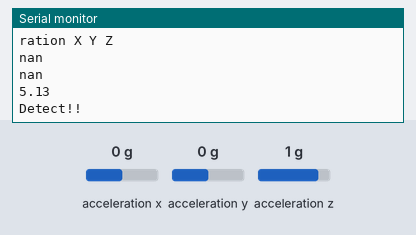
The sketch below on a simulated Arduino Uno, built with avr-gcc and run on an emulated ATmega328P. On the bench: the last lines printed to the serial monitor. Wiring (inferred from the names in the program): MPU-9250 motion sensor at I2C address 0x68. The test bench sets the inputs (shaded band); at power-on: acceleration x 0 g, acceleration y 0 g, acceleration z 1 g.

Above: at 1.2 s.
1.3 s: acceleration x set to -1.4 g
At 2.6 s:
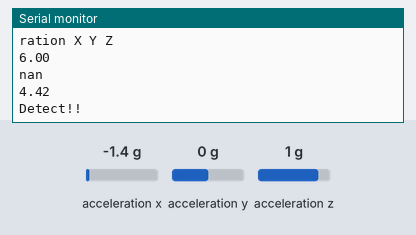
2.8 s: acceleration y set to -1.4 g
At 3.9 s:
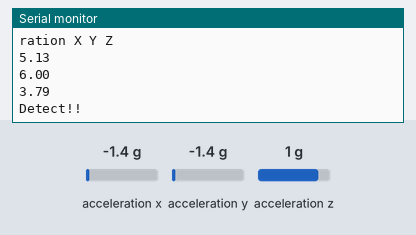
4.3 s: acceleration x set to 0 g
At 4.3 s:
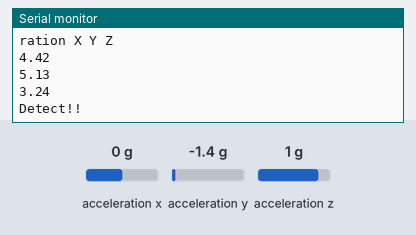
7.3 s: acceleration z set to -1.4 g
At 7.7 s:
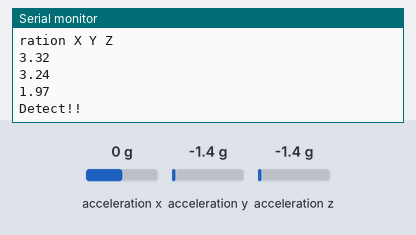
Timing chart, 0 to 9.8 s (numbered marks = the images above; inputs shaded):
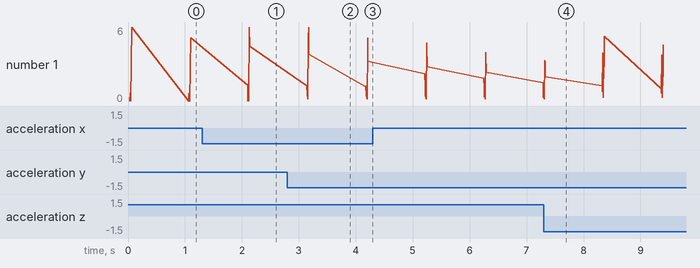

The sketch:

version.180526STALTA_2_.ino
```cpp
/*
WongyuLee
2015118466
hanhb0@naver.com
update : get acceleration data from arduino due
pin연결
arduino     sensor
3.3v        vdd
gnd         gnd
sda20       sda
scl21       scl
*/
#include "Wire.h"
#define MPU9250_WHO_AM_I                0x75
#define WHOAMI_DEFAULT_VAL              0x71
#define MPU9250_GYRO_FULL_SCALE_250DPS  0
#define MPU9250_GYRO_CONFIG             0x1B
#define MPU9250_GYRO_FS_SEL_MASK        0x18
#define MPU9250_FULL_SCALE_2G 0
#define MPU9250_PWR_MGMT_1 0x6B
#define MPU9250_PWR_MGMT_2 0x6C
#define MPU9250_SLEEP_MASK 0x40
#define MPU9250_CLKSEL_MASK 0x07
#define MPU9250_ACCEL_CONFIG 0x1C
#define MPU9250_ACCEL_FS_SEL_MASK 0x18
#define MPU9250_ACCEL_XOUT_H 0x3B
#define MPU9250_ACCEL_XOUT_L 0x3C
#define MPU9250_ACCEL_YOUT_H 0x3D
#define MPU9250_ACCEL_YOUT_L 0x3E
#define MPU9250_ACCEL_ZOUT_H 0x3F
#define MPU9250_ACCEL_ZOUT_L 0x40
#define MPU9250_DISABLE_XA_MASK 0x20
#define MPU9250_DISABLE_YA_MASK 0x10
#define MPU9250_DISABLE_ZA_MASK 0x08
#define MPU9250_ADDRESS 0x68
uint8_t _address;
uint8_t _whoami;
float Axyz[3];
int16_t ax, ay, az;
unsigned long time_stamp = 16;
unsigned long currentTime = 0;
unsigned long previousTime = 0;
unsigned long time_interval = 20000; //(microsecond) = 20millisecond
unsigned long check =0;
float rX1;
float rY1;
float rZ1;
float staX1;
float staY1;
float staZ1;
float ltaX1;
float ltaY1;
float ltaZ1;
float accX1;
float accY1;
float accZ1;
float valX1;
float valY1;
float valZ1;

// STA/LTA variables
float threshold;
int   stanum, ltanum;
void setup() {
  Serial.begin(19200);
  Wire.begin();
  setClockSource(0);
  setFullScaleGyroRange(MPU9250_GYRO_FULL_SCALE_250DPS);
  setFullScaleAccelRange(MPU9250_FULL_SCALE_2G);
  setSleepEnabled(false);
 // Serial.println(testConnection() ? "MPU9250 connection successful" : "MPU9250 connection failed");
  accX1 = 0;
  accY1 = 0;
  accZ1 = 0;
  valX1 = 0;
  valY1 = 0;
  valZ1 = 0;
  rX1 = 0;
  rY1 = 0;
  rZ1 = 0;
  staX1 = 0.0001f;
  ltaX1 = 0.0001f;
  staX1 = 0.0f;
  ltaX1 = 0.0f;
  staY1 = 0.0001f;
  ltaY1 = 0.0001f;
  staY1 = 0.0f;
  ltaY1 = 0.0f;
  staZ1 = 0.0001f;
  ltaZ1 = 0.0001f;
  staZ1 = 0.0f;
  ltaZ1 = 0.0f;
  threshold = 2;
  stanum = 5;
  ltanum = 30;
}

void loop() {
  currentTime = micros();
  if(currentTime - previousTime >= time_interval){
    previousTime = currentTime;
    getAccel_Data();
    if(checkTriggerThreshold(Axyz[0],Axyz[1],Axyz[2])){
       Serial.println("Detect!!");
       delay(1000);
    }
    Serial.print(currentTime/1000, DEC);
    Serial.print(", ");
    Serial.print(Axyz[0],6);
    Serial.print(", ");
    Serial.print(Axyz[1],6);
    Serial.print(", ");
    Serial.println(Axyz[2],6);
   }
}

//
uint8_t getDeviceID(void) {
    _whoami = readRegister(MPU9250_WHO_AM_I);
    return _whoami;
}
bool testConnection(void) {
    return getDeviceID() == WHOAMI_DEFAULT_VAL;
}
//
bool setFullScaleGyroRange(const uint8_t range) {
    return writeMaskedRegister(MPU9250_GYRO_CONFIG, MPU9250_GYRO_FS_SEL_MASK, range); //MPU9250_GCONFIG_FS_SEL_BIT, MPU9250_GCONFIG_FS_SEL_LENGTH, range);
}
bool writeRegister(const uint8_t register_addr, const uint8_t value) {
    //send write call to sensor address
    //send register address to sensor
    //send value to register
    bool write_status = 0;
    Wire.beginTransmission(MPU9250_ADDRESS); //open communication with
    Wire.write(register_addr);
    Wire.write(value);
    Wire.endTransmission();

    return write_status; //returns whether the write succeeded or failed
}
bool setSleepEnabled(const bool enabled) {
    // Set X-axis accelerometer standby enabled status.
    return writeMaskedRegister(MPU9250_PWR_MGMT_1, MPU9250_SLEEP_MASK, enabled);
}
bool setClockSource(const uint8_t source) {
    if(source > 7) {
        return 0;
    }
    return writeMaskedRegister(MPU9250_PWR_MGMT_1, MPU9250_CLKSEL_MASK, source);
}
bool setFullScaleAccelRange(const uint8_t range) {
    if(range < 3){
        return 0;
    } else {
        return writeMaskedRegister(MPU9250_ACCEL_CONFIG, MPU9250_ACCEL_FS_SEL_MASK, range);
    }
}

bool writeMaskedRegister(const uint8_t register_addr, const uint8_t mask, const uint8_t value) {
    uint8_t masked_value = (mask & value);
    uint8_t regvalue = readRegister(register_addr);
    regvalue = regvalue & ~mask; // Zero Mask bits
    regvalue = regvalue | masked_value; //Set Mask value
    return writeRegister(register_addr, regvalue);
}


void getAccel_Data(void)
{
  getAcceleration(&ax,&ay,&az);
  Axyz[0] = (double) ax / 16384;
  Axyz[1] = (double) ay / 16384;
  Axyz[2] = (double) az / 16384;
}

uint8_t readRegister(const uint8_t register_addr) {
    uint8_t data = 0;
    Wire.beginTransmission(MPU9250_ADDRESS);
    Wire.write(register_addr);
    Wire.endTransmission();
    Wire.requestFrom((int)MPU9250_ADDRESS, 1);
    while(Wire.available()) {
        data = Wire.read();    // receive a byte as character
    }
    return data; //return the data returned from the register
}

uint16_t readRegisters(const uint8_t msb_register, const uint8_t lsb_register) {
    uint8_t msb = readRegister(msb_register);
    uint8_t lsb = readRegister(lsb_register);
    return (((int16_t)msb) << 8) | lsb;

}

uint8_t readMaskedRegister(const uint8_t register_addr, const uint8_t mask) {
    uint8_t data = readRegister(register_addr);
    return (data & mask);
}
int16_t getAccelerationX(void)
{
        return (int16_t) readRegisters(MPU9250_ACCEL_XOUT_H, MPU9250_ACCEL_XOUT_L);
}

int16_t getAccelerationY(void) {
        return (int16_t) readRegisters(MPU9250_ACCEL_YOUT_H, MPU9250_ACCEL_YOUT_L);
}

int16_t getAccelerationZ(void) {
        return (int16_t) readRegisters(MPU9250_ACCEL_ZOUT_H, MPU9250_ACCEL_ZOUT_L);
}

void getAcceleration(int16_t* ax, int16_t* ay, int16_t* az) {
    *ax = getAccelerationX();
    *ay = getAccelerationY();
    *az = getAccelerationZ();
}

float* stalta_rt (float z0, float z1, float r1_local, float sta1_local, float lta1_local, float *temp) {

  float alpsta, alplta, nsta, nlta, dr0, thp, cf0, tk;
  thp = 0.994f;
  tk = 3.0f;
  nsta = stanum;
  nlta = ltanum;

  alpsta = 1 - 1 / nsta;
  alplta = 1 - 1 / nlta;

  dr0 = z0 - z1;
  float r0_local = (thp * r1_local) + dr0;
  cf0 = r0_local * r0_local + tk * (dr0 * dr0);

  float sta0_local = alpsta * sta1_local + (1 - alpsta) * cf0;
  float lta0_local = alplta * lta1_local + (1 - alplta) * cf0;
  temp[0] = sta0_local;
  temp[1] = lta0_local;
  temp[2] = r0_local;
  return temp;
}

bool checkTriggerThreshold(float valX0 , float valY0, float valZ0 ) {
    // High pass filter data
    float accX0 = toground_rt(valX0, valX1, accX1);
    float accY0 = toground_rt(valY0, valY1, accY1);
    float accZ0 = toground_rt(valZ0, valZ1, accZ1);

    // get the STA, LTA value from the function
    float xtemp[3];
    stalta_rt(accX0, accX1, rX1, staX1, ltaX1, xtemp);
    float ytemp[3];
    stalta_rt(accY0, accY1, rY1, staY1, ltaY1, ytemp);
    float ztemp[3];
    stalta_rt(accZ0, accZ1, rZ1, staZ1, ltaZ1, ztemp);
    // Get the current STA, LTA value
    float staX0 = xtemp[0];
    float staY0 = ytemp[0];
    float staZ0 = ztemp[0];
    float ltaX0 = xtemp[1];
    float ltaY0 = ytemp[1];
    float ltaZ0 = ztemp[1];
    float rX0 = xtemp[2];
    float rY0 = ytemp[2];
    float rZ0 = ztemp[2];

    // Assign back of the current value
    valX1 = valX0;
    valY1 = valY0;
    valZ1 = valZ0;

    accX1 = accX0;
    accY1 = accY0;
    accZ1 = accZ0;

    rX1 = rX0;
    staX1 = staX0;
    ltaX1 = ltaX0;
    rY1 = rY0;
    staY1 = staY0;
    ltaY1 = ltaY0;
    rZ1 = rZ0;
    staZ1 = staZ0;
    ltaZ1 = ltaZ0;
    // Calculate the STA/LTA ratio at this data point
    float ratioX = staX0 / ltaX0;
    float ratioY = staY0 / ltaY0;
    float ratioZ = staZ0 / ltaZ0;
    Serial.println("sta X Y Z");
    Serial.println(staX0);
    Serial.println(staY0);
    Serial.println(staZ0);
    Serial.println("lta X Y Z");
    Serial.println(ltaX0);
    Serial.println(ltaY0);
    Serial.println(ltaZ0);
    Serial.println("ration X Y Z");
    Serial.println(ratioX);
    Serial.println(ratioY);
    Serial.println(ratioZ);
    // Determine if there's a trigger:
    if (ratioX > threshold || ratioY > threshold || ratioZ > threshold) {
        return true;
    } else {
        return false;
    }
}
float toground_rt(float x0, float x1, float a1) {
  float q = 0.8f;
  float b0 = (float) (2.0 / (1 + q));
  return (x0 - x1) / (b0) + q * a1;
}
```

Measured:
- after the input at 1.3 s, the serial monitor: prints a new line after 0.80 s (image 1)
- plotted number 1: 0.26 → 4.56 after the input at 7.3 s
